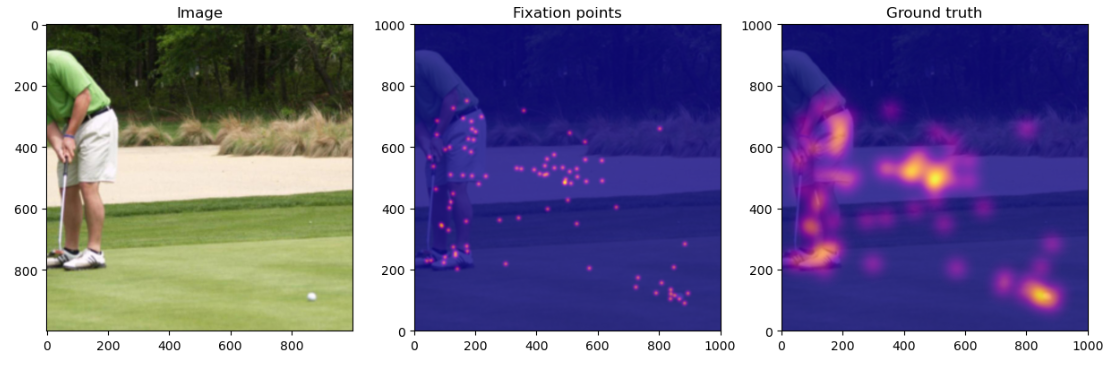
#> input picture examples/center_bias.png, 1113 x 365 px
$ python -i Achanta.py   (imports and definitions only)
#> lines starting #> are read from the running program, lines starting #| are printed output that depends on the picture
"""
A python implementation of the model of R. Achanta for visual saliency.

The original code is available at http://ivrg.epfl.ch/supplementary_material/RK_CVPR09/index.html

Modified by Alexandre Bruckert - 2022

Relevant publication :
R. Achanta, S. Hemami, F. Estrada, S. Süsstrunk, Frequency-tuned Salient Region Detection,
IEEE CVPR, 2009.
"""

import cv2
import numpy as np
from scipy.ndimage import gaussian_filter

class Achanta:
    """
    Implementation of Achanta's saliency model.
    """

    def __init__(self, kernel_size=3):
        self.SM = None
        self.kernel_size = kernel_size

    def get_salmap(self, img):
        # Blur the image with either a 3x3 or 5x5 kernel
        filtered_img = gaussian_filter(img, sigma=self.kernel_size, mode='mirror', truncate=1)
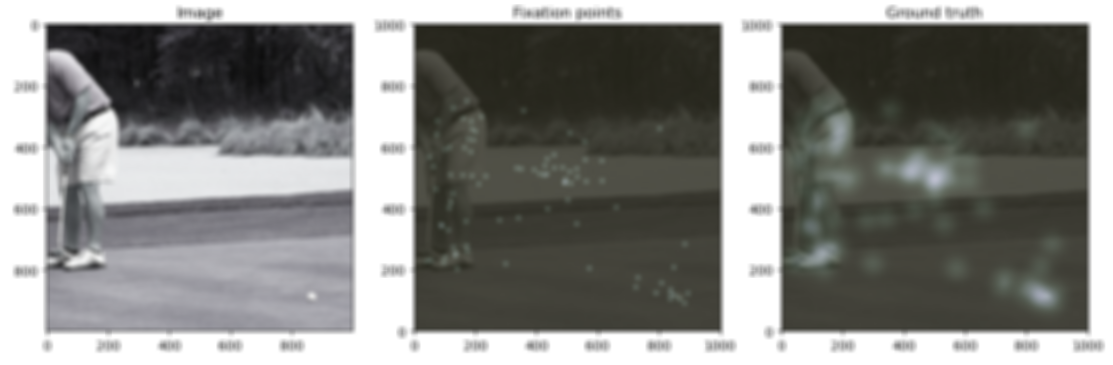
#> filtered_img: shape (365, 1113, 3); mean R, G, B 132.2, 132.4, 129.2

        # RGB to CIELab color space conversion
        lab_img = cv2.cvtColor(filtered_img, cv2.COLOR_RGB2LAB)
#> lab_img: shape (365, 1113, 3); mean of channels 0, 1, 2 135.8, 127.3, 130
        L, A, B = cv2.split(lab_img)
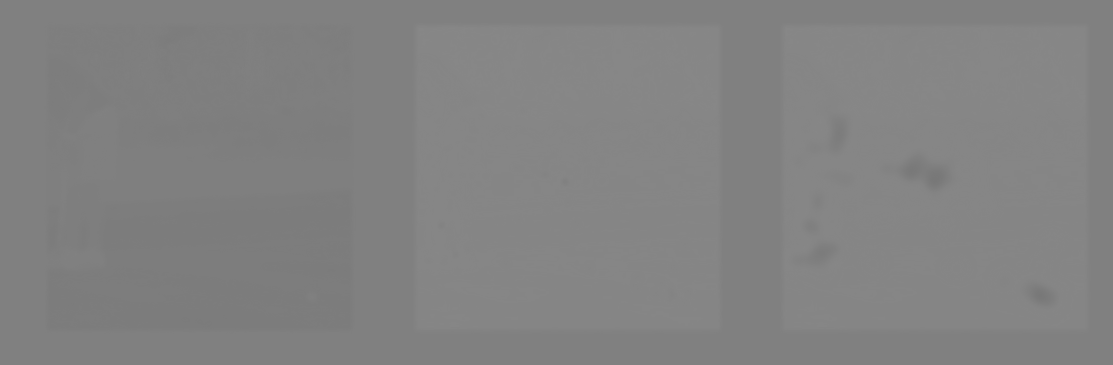
#> B: shape (365, 1113); min 120, max 135, mean 130
        L_mean = np.mean(L)
#> L_mean = 135.8
        A_mean = np.mean(A)
#> A_mean = 127.3
        B_mean = np.mean(B)
#> B_mean = 130

        # Compute the saliency map out of it
        self.SM = (L-L_mean)**2 + (A-A_mean)**2 + (B-B_mean)**2
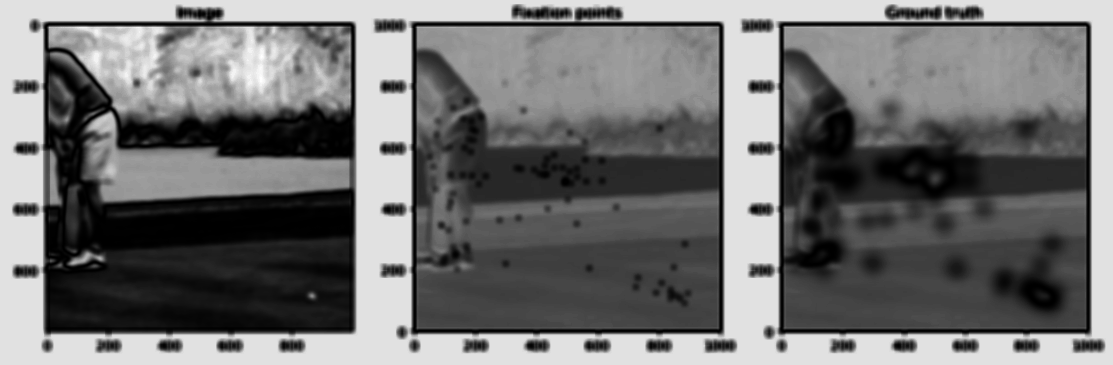
#> self.SM: shape (365, 1113) float64; min 0.151, max 16076.6, mean 7208.6; drawn with min black and max white
        return self.SM

>>> import cv2
>>> picture = cv2.cvtColor(cv2.imread('examples/center_bias.png'), cv2.COLOR_BGR2RGB)
>>> result = Achanta().get_salmap(picture)

$ run again, on examples/cockpit.png
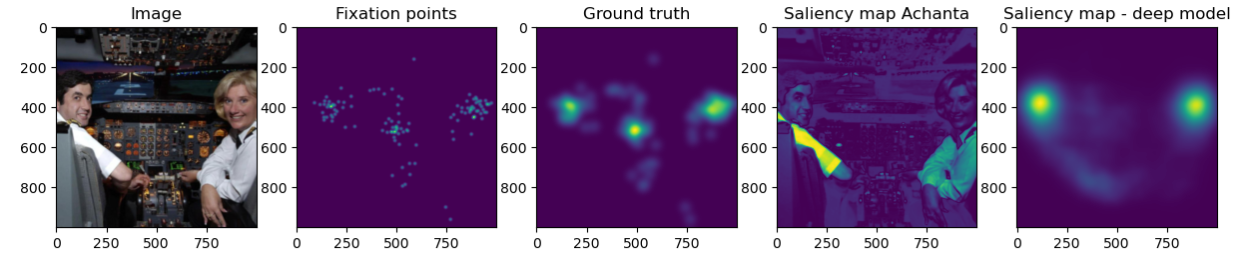
#> input picture examples/cockpit.png, 1255 x 255 px
#> in get_salmap, `filtered_img = gaussian_filter(img, sigma=self.kernel_size, mode='mirr..`:
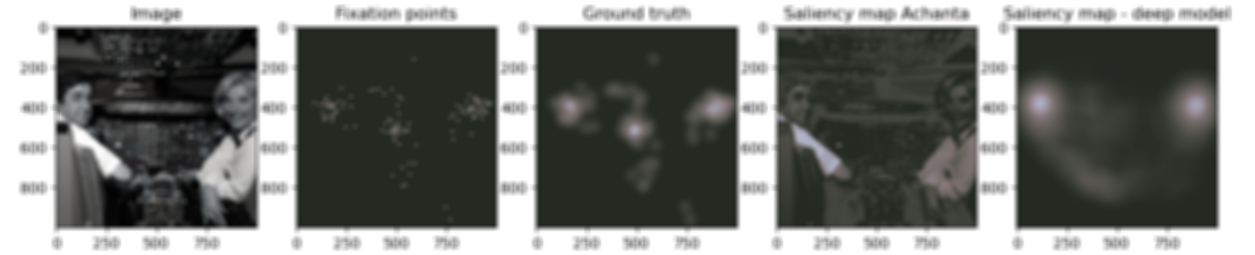
#> filtered_img: shape (255, 1255, 3); mean R, G, B 120.3, 122.3, 119
#> lab_img: shape (255, 1255, 3); mean of channels 0, 1, 2 124.1, 126.5, 129.9
#> L_mean = 124.1
#> A_mean = 126.5
#> B_mean = 129.9
#> in get_salmap, `self.SM = (L-L_mean)**2 + (A-A_mean)**2 + (B-B_mean)**2`:
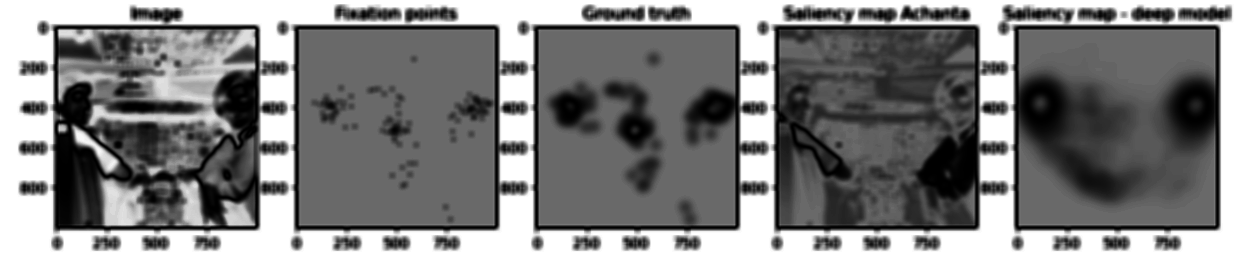
#> self.SM: shape (255, 1255) float64; min 0.261, max 17148.2, mean 8513.2; drawn with min black and max white

$ run again, on examples/cockpit2.png
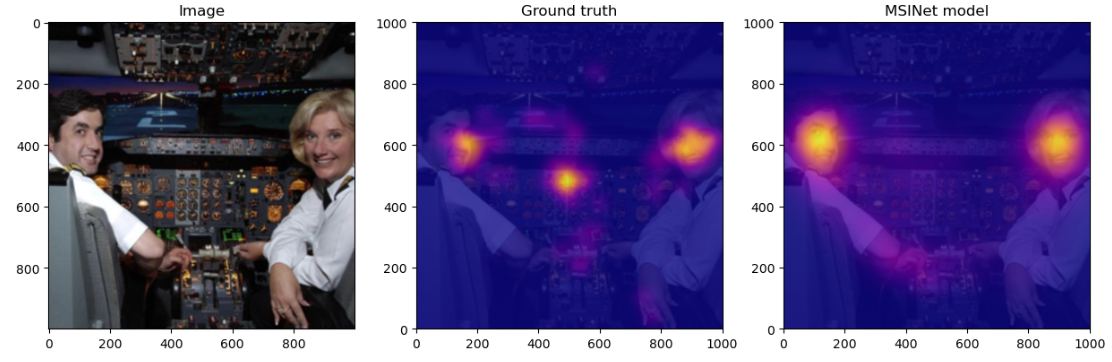
#> input picture examples/cockpit2.png, 1112 x 362 px
#> in get_salmap, `filtered_img = gaussian_filter(img, sigma=self.kernel_size, mode='mirr..`:
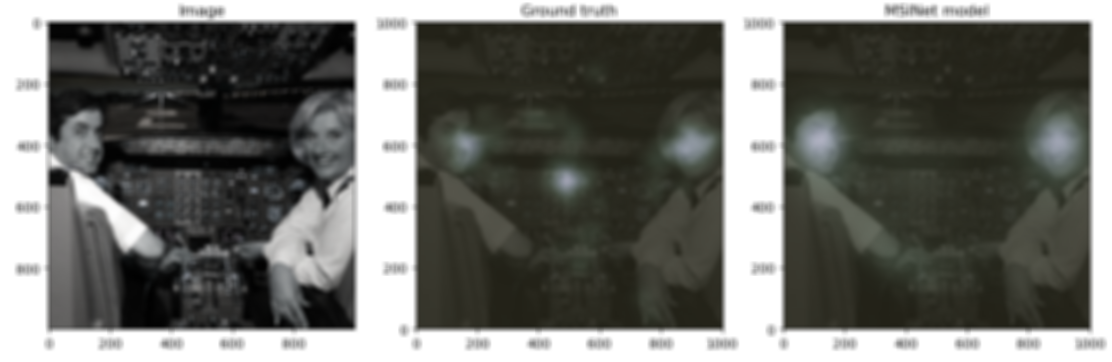
#> filtered_img: shape (362, 1112, 3); mean R, G, B 112.1, 112.7, 108.1
#> lab_img: shape (362, 1112, 3); mean of channels 0, 1, 2 114.7, 126.8, 130.9
#> L_mean = 114.7
#> A_mean = 126.8
#> B_mean = 130.9
#> in get_salmap, `self.SM = (L-L_mean)**2 + (A-A_mean)**2 + (B-B_mean)**2`:
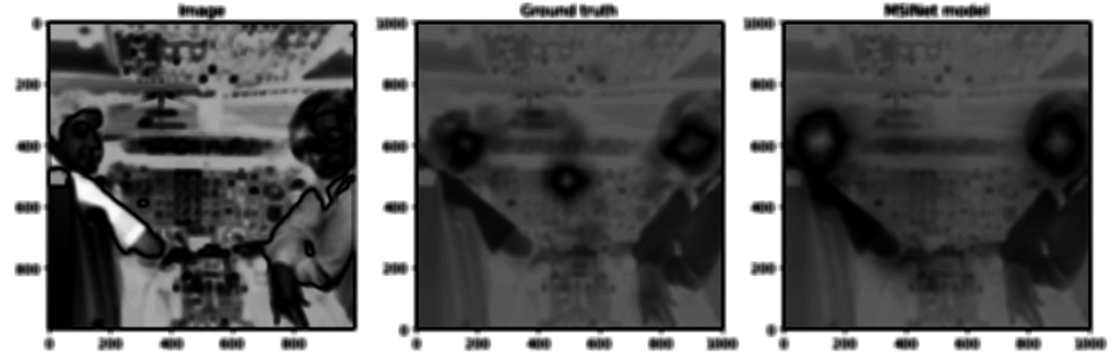
#> self.SM: shape (362, 1112) float64; min 0.157, max 19692.2, mean 8237.3; drawn with min black and max white
